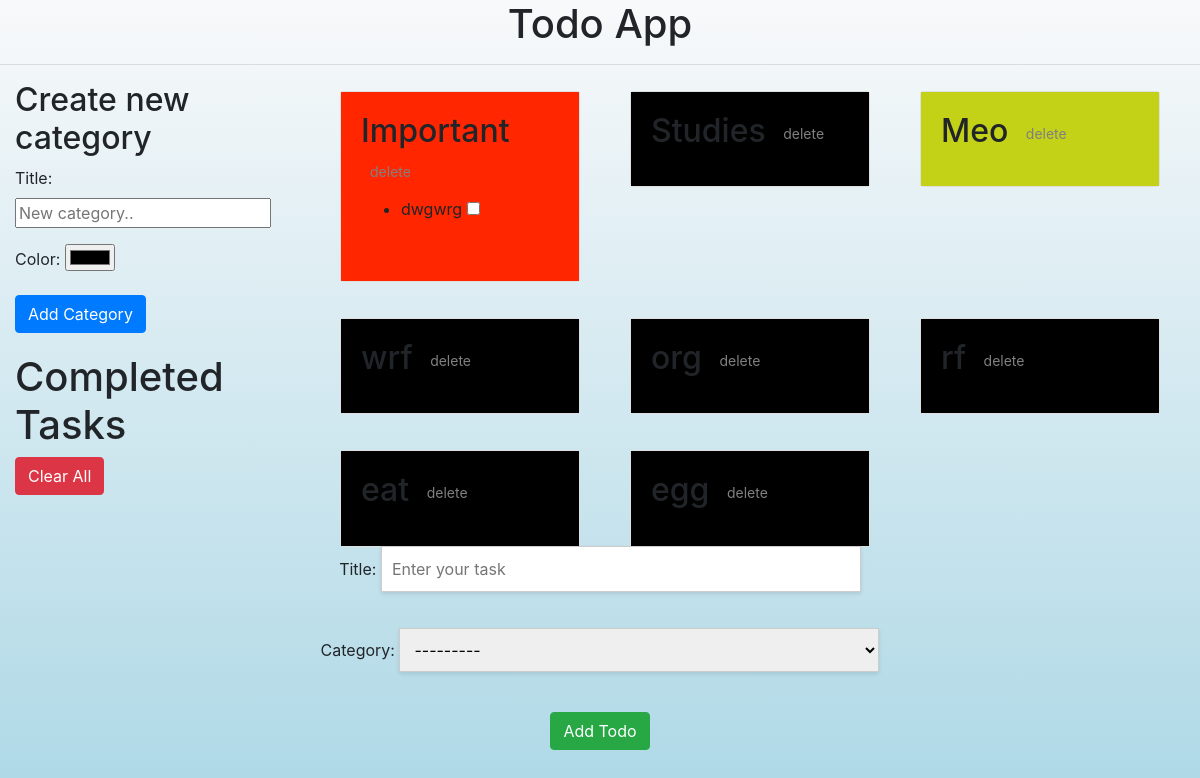
Page /todo/ on the earlier database version.
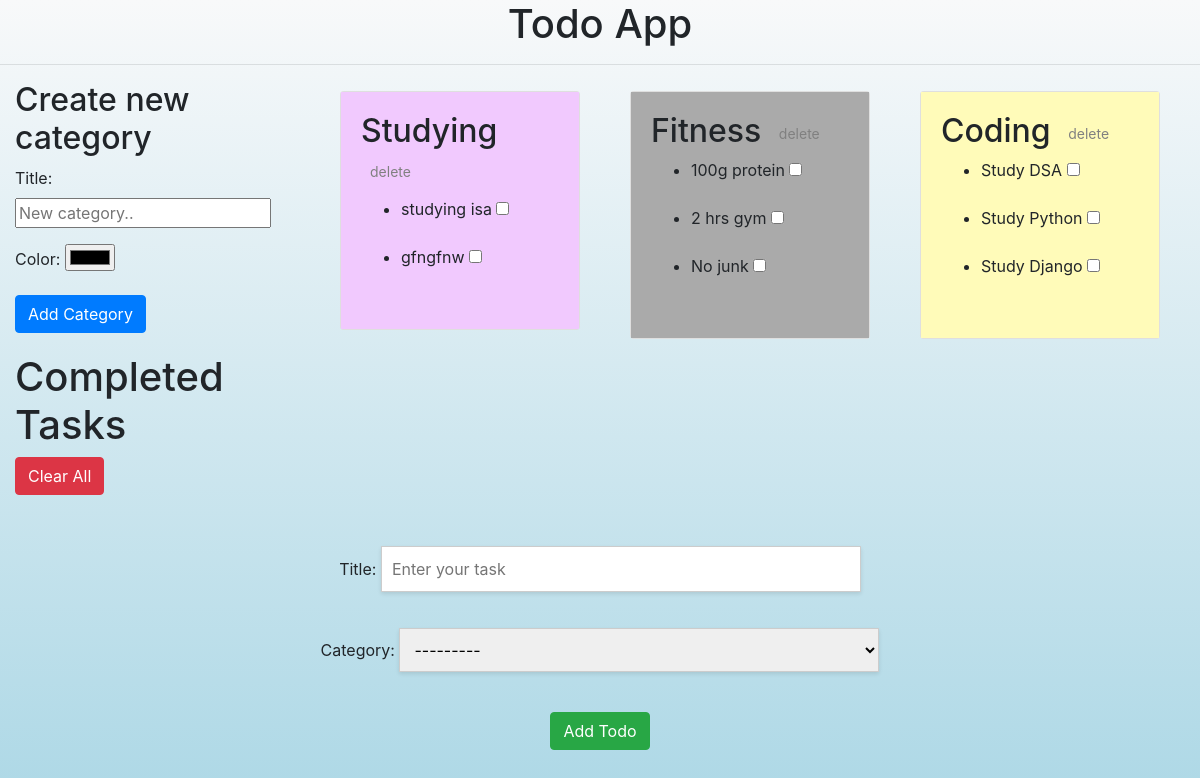
Same page on the later database version.
### todos/models.py (models this page shows, shortened)
class Categories(models.Model):
    title = models.CharField(max_length=100)
    color = models.CharField(max_length=20)
    def __str__(self):
        return self.title + " " + self.color

class Todos(models.Model):
    title = models.CharField(max_length=200)
    completed = models.BooleanField(default=False)
    created_at = models.DateTimeField(auto_now_add=True)
    category = models.ForeignKey(Categories, on_delete=models.CASCADE)

### todos/views.py (the view)
# urls.py: path('',views.todos_display,name='todo_list')
def todos_display(request):
    if request.method=='POST':
        todo_form = TodoForm(request.POST,prefix="todo")
        category_form=CategoryForm(request.POST,prefix="category")
        if 'submit_todo' in request.POST and todo_form.is_valid():
            todo_form.save()
            return redirect('todos:todo_list')
        elif 'submit_category' in request.POST and category_form.is_valid():
            category_form.save()
            return redirect('todos:todo_list')
        elif 'todo_id' in request.POST:
            todo_id = request.POST['todo_id']
            completed = 'completed' in request.POST
            todo = Todos.objects.get(id=todo_id)
            todo.completed =  True
            print("yahh")
            todo.save()
        elif 'delete' in request.POST:
            Todos.objects.filter(completed=True).delete()
        elif 'cat_id' in request.POST:
            cat_id = request.POST['cat_id']
            Categories.objects.filter(id=cat_id).delete()
    else:
        print("yahh4")
        todo_form=TodoForm(prefix="todo")
        category_form = CategoryForm(prefix="category")
    categories = Categories.objects.all()
    todos = Todos.objects.all()
    context={
        "categories" : categories,
        "todos" : todos,
        'todo_form' : todo_form,
        'category_form' : category_form,
    }
    return render(request,'todos/todo_list.html',context)

### todos/forms.py
class TodoForm(forms.ModelForm):
    class Meta:
        model = Todos
        fields = ['category', 'title']  # Reordered fields
        widgets = {
            'title': forms.TextInput(attrs={'placeholder': 'Enter your task', 'style': 'margin-bottom:20px;width: 50%; border: 1px solid #ccc; padding: 10px; box-shadow: 0 2px 4px rgba(0,0,0,0.1);'}),
            'category': forms.Select(attrs={ 'style': 'margin-bottom:20px;width: 50%; border: 1px solid #ccc; padding: 10px; box-shadow: 0 2px 4px rgba(0,0,0,0.1);',})
        }

class CategoryForm(forms.ModelForm):
    class Meta:
        model = Categories
        fields = ['title','color']
        widgets = {
            'title' : forms.TextInput(attrs={'placeholder' : 'New category..'}),
            'color' : forms.TextInput(attrs={'type':'color','placeholder' : 'Choose a color'})
        }

### todos/templates/todos/todo_list.html (shortened to what this page needs)
<!DOCTYPE html>
<html lang="en">
<head>
    <link rel="stylesheet" href="https://cdn.jsdelivr.net/npm/bootstrap@4.4.1/dist/css/bootstrap.min.css">
</head>
<body>
<h1 style="text-align:center;">Todo App</h1><hr>
<div class="container-fluid">
    <div class="row">
        <div class="col-md-3">
            <div style="margin-bottom: 20px;">
                <form method="post">
                    <h2>Create new category</h2>
                    {{ category_form.as_p }}
                    <button type="submit" name="submit_category" class="btn btn-primary">Add Category</button>
                </form>
            </div>
            <div>
                <h1>Completed Tasks</h1>
                <form id="delete" method="post">
                    <button type="submit" name="delete" class="btn btn-danger">Clear All</button>
                </form>
            </div>
        </div>
        <div class="col-md-9">
            <div class="container">
                <div class="row" >
                    {% for cat in categories %}
                        <div class="col-md-4 mb-3" >
                            <div class="card" >
                                <div class="card-body" style="background-color:{{cat.color}};">
                                    <form method="post" style="display: inline;">
                                        <h2>{{ cat.title }} <button type="submit" id="small" class="btn btn-sm">delete</button> </h2>
                                    </form>
                                    <ul>
                                        {% for todo in cat.todos_set.all %}
                                            {% if not todo.completed %}
                                                <form method="post" style="display: inline;">
                                                    <li>{{ todo.title }} <input type="checkbox" name="completed" onchange="this.form.submit()" {% if todo.completed %} checked {% endif %} ></li>
                                                </form>
                                                <br>
                                            {% endif %}
                                        {% endfor %}
                                    </ul>
                                </div>
                            </div>
                        </div>
                    {% endfor %}
                </div>
            </div>
        </div>
    </div>
</div>
<form method="post" class="bottom-center">
    <div class="form-group">
        {{ todo_form.title.label_tag }}
        {{ todo_form.title }}
    </div>
    <div class="form-group">
        {{ todo_form.category.label_tag }}
        {{ todo_form.category }}
    </div>
    <div class="add-todo-btn">
        <button type="submit" name="submit_todo" class="btn btn-success">Add Todo</button>
    </div>
</form>
</body>
</html>

### todos/templates/todos/todo_list.html (style rules this page uses)
#small { color:grey; }
body, html { height: 100%; margin: 0; background: linear-gradient(to bottom,#f8f9fa, #ADD8E6); }
.card { margin: 10px; }
.bottom-center { text-align: center; margin: 30px auto; width: 80%; position: fixed; bottom: 20px; left: 50%; transform: translateX(-50%); }
.add-todo-btn { margin-top: 20px; }

Differences in the rows shown:
removed Categories: title "Important", color "#ff2600" (drawn)
removed Todos: title "dwgwrg", shown under "Important"
removed Categories: title "Studies"
removed Categories: title "Meo", color "#c3d117" (drawn)
removed Categories: title "wrf"
removed Categories: title "org"
removed Categories: title "rf"
removed Categories: title "eat"
removed Categories: title "egg"
added Categories: title "Studying", color "#f1c9fe" (drawn)
added Todos: title "studying isa", shown under "Studying"
added Todos: title "gfngfnw", shown under "Studying"
added Categories: title "Fitness", color "#aaaaaa" (drawn)
added Todos: title "100g protein", shown under "Fitness"
added Todos: title "2 hrs gym", shown under "Fitness"
added Todos: title "No junk", shown under "Fitness"
added Categories: title "Coding", color "#fffbb9" (drawn)
added Todos: title "Study DSA", shown under "Coding"
added Todos: title "Study Python", shown under "Coding"
added Todos: title "Study Django", shown under "Coding"
